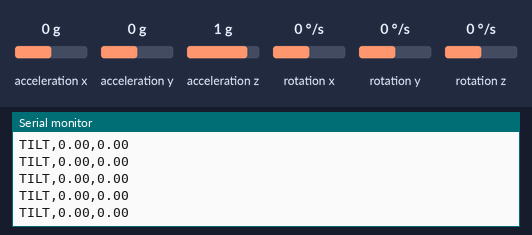
This sketch was run on a simulated ESP32. On the bench: the last lines printed to the serial monitor. Wiring (inferred from the names in the program): MPU-6050 motion sensor at I2C address 0x68. The test bench sets the inputs (shaded band); at power-on: acceleration x 0 g, acceleration y 0 g, acceleration z 1 g, rotation x 0 °/s, rotation y 0 °/s, rotation z 0 °/s.

Above: at 5.5 s.
5.6 s: acceleration x set to -1.4 g
At 6.4 s:
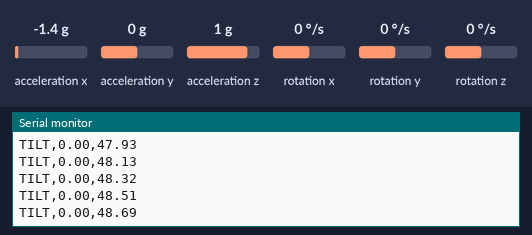
7.1 s: acceleration y set to -1.4 g
At 8.0 s:
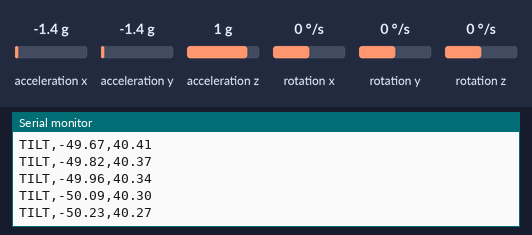
8.6 s: acceleration z set to -1.4 g
At 9.4 s:
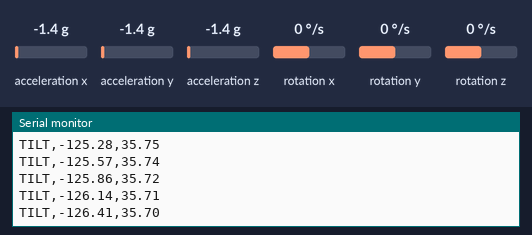
10.1 s: rotation x set to -192 °/s
At 11.1 s:
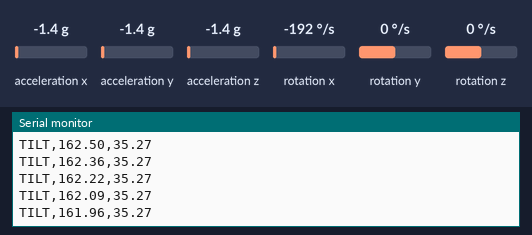
11.6 s: rotation y set to -192 °/s
At 12.6 s:
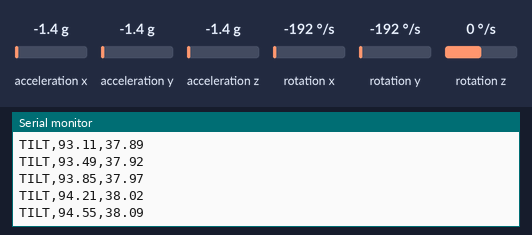
Timing chart, 0 to 14.1 s (numbered marks = the images above; inputs shaded):
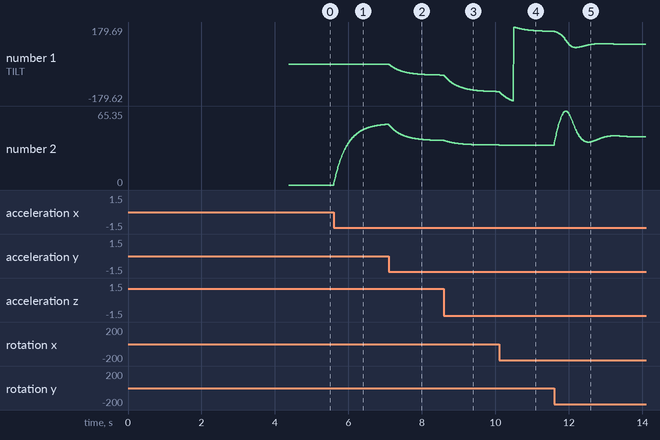

The sketch:

TiltMazeRemote.ino
```cpp
// ESP32 DevKit / WROOM-32 + MPU6050. See ../../REMOTE_SETUP.md.
// Wired USB/UART version. Uses only libraries included with Espressif's core.
// A USB data cable supplies power and tilt data; no radio is initialized.
#include <Arduino.h>
#include <Wire.h>
#include <math.h>

constexpr int SDA_PIN = 21;
constexpr int SCL_PIN = 22;
constexpr uint8_t MPU_ADDRESS = 0x68; // AD0 tied to GND; use 0x69 if AD0 is high.
constexpr uint32_t SERIAL_BAUD_RATE = 115200;
constexpr float TO_DEG = 57.2957795f;

float biasX = 0, biasY = 0, biasZ = 0;
float roll = 0, pitch = 0;
uint32_t lastSampleUs = 0;
bool filterReady = false;

struct Sample { float ax, ay, az, gx, gy, gz; };
bool readSample(Sample &s); // Keep Arduino's generated prototypes after this type.

bool writeRegister(uint8_t reg, uint8_t value) {
  Wire.beginTransmission(MPU_ADDRESS);
  Wire.write(reg);
  Wire.write(value);
  return Wire.endTransmission() == 0;
}

bool readRegisters(uint8_t reg, uint8_t *buffer, size_t length) {
  Wire.beginTransmission(MPU_ADDRESS);
  Wire.write(reg);
  if (Wire.endTransmission(false) != 0) return false;
  if (Wire.requestFrom(MPU_ADDRESS, length, true) != length) return false;
  for (size_t i = 0; i < length; ++i) buffer[i] = Wire.read();
  return true;
}

int16_t readSigned(const uint8_t *bytes) {
  return static_cast<int16_t>((static_cast<uint16_t>(bytes[0]) << 8) | bytes[1]);
}

bool readSample(Sample &s) {
  uint8_t b[14];
  if (!readRegisters(0x3B, b, sizeof(b))) return false;
  // +/-2 g: 16384 counts/g. +/-250 degrees/s: 131 counts/(degree/s).
  s.ax = readSigned(b) / 16384.0f;
  s.ay = readSigned(b + 2) / 16384.0f;
  s.az = readSigned(b + 4) / 16384.0f;
  // Bytes 6..7 contain temperature.
  s.gx = readSigned(b + 8) / 131.0f;
  s.gy = readSigned(b + 10) / 131.0f;
  s.gz = readSigned(b + 12) / 131.0f;
  return true;
}

void haltWithMessage(const char *message) {
  // Repeat so a browser connected after startup can still show the failure.
  while (true) { Serial.print("# ERROR "); Serial.println(message); delay(1000); }
}

float wrapDegrees(float angle) {
  while (angle > 180) angle -= 360;
  while (angle < -180) angle += 360;
  return angle;
}

void setup() {
  Serial.begin(SERIAL_BAUD_RATE);
  delay(500);
  Wire.begin(SDA_PIN, SCL_PIN);
  Wire.setClock(100000);
  Wire.setTimeOut(50);
  uint8_t identity = 0;
  if (!readRegisters(0x75, &identity, 1) || identity != 0x68)
    haltWithMessage("MPU6050 not found. Check 3V3/GND/SDA=21/SCL=22/AD0=GND, then reset.");
  if (!writeRegister(0x6B, 0x80)) haltWithMessage("MPU6050 reset failed.");
  delay(100);
  // Wake using X gyro PLL; enable all axes; 44 Hz filter; 100 Hz samples.
  if (!writeRegister(0x6B, 0x01) || !writeRegister(0x6C, 0x00) ||
      !writeRegister(0x1A, 0x03) || !writeRegister(0x19, 0x09) ||
      !writeRegister(0x1B, 0x00) || !writeRegister(0x1C, 0x00))
    haltWithMessage("MPU6050 configuration failed. Check wiring and reset.");
  delay(300);

  Serial.println("# CALIBRATING Keep remote STILL, sensor face up, for 3 seconds.");
  Sample s{};
  for (int i = 0; i < 300; ++i) {
    if (!readSample(s)) haltWithMessage("Sensor read failed during calibration. Check wiring and reset.");
    biasX += s.gx; biasY += s.gy; biasZ += s.gz;
    delay(10);
  }
  biasX /= 300; biasY /= 300; biasZ /= 300;

  Serial.println("# READY TiltMaze USB. Close Serial Monitor, connect from the game, then center.");
}

void loop() {
  const uint32_t nowUs = micros();
  if (static_cast<uint32_t>(nowUs - lastSampleUs) < 10000) { delay(1); return; }
  float dt = static_cast<uint32_t>(nowUs - lastSampleUs) / 1000000.0f;
  lastSampleUs = nowUs;
  Sample s{};
  if (!readSample(s)) {
    // Do not send old angles as fresh data. Browser watchdog stops the board.
    filterReady = false;
    static uint32_t lastErrorMs = 0;
    if (millis() - lastErrorMs > 1000) {
      Serial.println("# ERROR MPU6050 read failed; tilt stream paused. Check wiring.");
      lastErrorMs = millis();
    }
    return;
  }
  const float accRoll = atan2f(s.ay, s.az) * TO_DEG;
  const float accPitch = atan2f(-s.ax, sqrtf(s.ay * s.ay + s.az * s.az)) * TO_DEG;
  if (!filterReady || dt > 0.1f) {
    roll = accRoll; pitch = accPitch; filterReady = true;
  } else {
    // Euler rates account for coupled axes during ordinary handheld tilt.
    // Reinitialize near vertical, where Euler pitch becomes singular.
    if (fabsf(pitch) > 80) {
      roll = accRoll; pitch = accPitch;
    } else {
      const float r = roll / TO_DEG, p = pitch / TO_DEG;
      const float gx = s.gx - biasX, gy = s.gy - biasY, gz = s.gz - biasZ;
      const float rollRate = gx + sinf(r) * tanf(p) * gy + cosf(r) * tanf(p) * gz;
      const float pitchRate = cosf(r) * gy - sinf(r) * gz;
      const float predictedRoll = wrapDegrees(roll + rollRate * dt);
      const float alpha = 0.35f / (0.35f + dt);
      roll = wrapDegrees(predictedRoll + (1 - alpha) * wrapDegrees(accRoll - predictedRoll));
      pitch = alpha * (pitch + pitchRate * dt) + (1 - alpha) * accPitch;
      pitch = constrain(pitch, -90.0f, 90.0f);
    }
  }
  // One complete ASCII record per sample (~100 Hz). No flush or radio delays.
  // Skip a record if the UART buffer is full instead of queueing old positions.
  char packet[48];
  const int length = snprintf(packet, sizeof(packet), "TILT,%.2f,%.2f\n", roll, pitch);
  if (length > 0 && length < static_cast<int>(sizeof(packet)) && Serial.availableForWrite() >= length) {
    Serial.write(reinterpret_cast<const uint8_t *>(packet), length);
  }
}
```

Measured:
- after the input at 5.6 s, the serial monitor: prints a new line at once (image 1)
- plotted number 2: 0 → 53.66 after the input at 5.6 s
